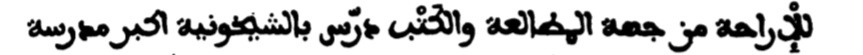
#> input picture data/interim/LINES KHALIL/segment_no_3_expl.jpg, 863 x 55 px
$ jupyter execute 3.0-word_segmentation.ipynb   (older library calls are emulated)
#> lines starting #> are read from the running program, lines starting #| are printed output that depends on the picture; after the words box and inside, x2 and y2 are one past the last pixel; in counts of white or black regions, pixels touching at a corner belong together
#> further down, image_proportion is the input picture: shape (55, 863, 3); min 0, max 255, mean 205.8
[cell 1]
import cv2
import numpy as np
import os
import matplotlib.pyplot as plt
from PIL import Image

SEGMENTED_FILE = '../data/interim/LINES KHALIL/segment_no_3_expl.jpg'

[cell 2]
def shear(img, m=-0.5):
#> called with m = -0.3
    width, height = img.size
#> width = 863; height = 55
    xshift = abs(m)*width/20
#> xshift = 12.94
    new_width = width + int(round(xshift))
#> new_width = 876
    img = img.transform((new_width, height), Image.AFFINE,
            (1, m, -xshift if m > 0 else 0, 0, 1, 0), Image.BICUBIC)
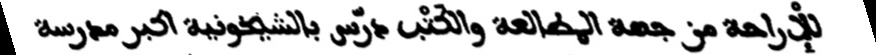
#> img: PIL image 876x55 L; min 0, max 255, mean 202.4
    return(np.array(img)[:, 20:-20])
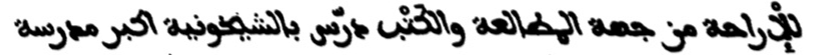
#> returned value: shape (55, 836); min 0, max 255, mean 204

[cell 3]
image_proportion = cv2.imread(SEGMENTED_FILE)
image_proportion = cv2.cvtColor(image_proportion, cv2.COLOR_RGB2GRAY)

[cell 4]
plt.imshow(image_proportion)

[cell 5]
image_proportion = shear(Image.fromarray(image_proportion), -0.3)
plt.imshow(image_proportion)

[cell 6]
hist = 255-image_proportion.mean(axis=0)
#> hist = 836 values, max 153.7 at index 787, min 0 at index 0, mean 51.03
interruption = hist > 20

[cell 7]
plt.plot(interruption)
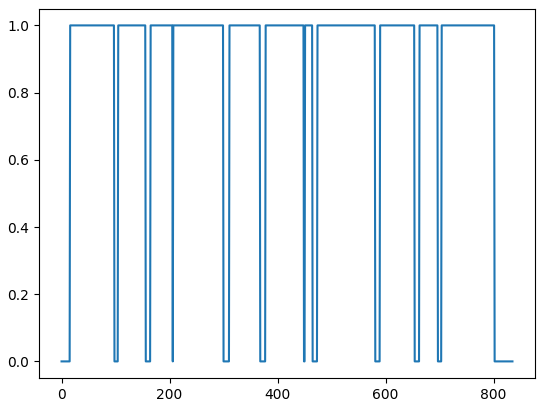
#> figure drawn by matplotlib, 1 panel; curve peaks at x = 16, y = 1

[cell 8]
mask = image_proportion * interruption
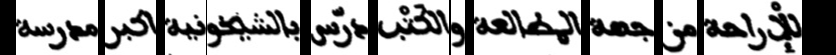
#> mask: shape (55, 836); min 0, max 255, mean 166.7

[cell 9]
fg = cv2.bitwise_or(image_proportion, image_proportion, mask=mask)

[cell 10]
plt.imshow(fg)

[cell 11]
im2, ctrs, hier = cv2.findContours(fg.copy(), cv2.RETR_EXTERNAL, cv2.CHAIN_APPROX_SIMPLE)
#> ctrs = 12 contours, 1 with area under 20; largest, box (x1, y1, x2, y2) and area: (474, 0, 581, 55) 5721, (704, 0, 802, 55) 5238, (207, 0, 300, 55) 4968, (16, 0, 98, 55) 4371, (378, 0, 449, 55) 3780

[cell 12]
sorted_ctrs = sorted(ctrs, key=lambda ctr: cv2.boundingRect(ctr)[0])
#> sorted_ctrs has the same summary as ctrs

for i, ctr in enumerate(sorted_ctrs):
    # Get bounding box
    x, y, w, h = cv2.boundingRect(ctr)

    # Getting ROI
    roi = fg[y:y+h, x:x+w]

    # show ROI
    cv2.imshow('segment no:'+str(i),roi)
    cv2.rectangle(fg,(x,y),( x + w, y + h ),(90,0,255),2)
    cv2.waitKey(0)
    cv2.destroyAllWindows()
#> this loop made 12 passes
#> (ctr, x, y, w, h) on passes 5, 6, 7, 8, 11, 12: ([[207, 0], [207, 54], [299, 54], [299, 0]], 207, 0, 93, 55), ([[311, 0], [311, 54], [367, 54], [367, 0]], 311, 0, 57, 55), ([[378, 0], [378, 54], [448, 54], [448, 0]], 378, 0, 71, 55), ([[451, 0], [451, 54], [464, 54], [464, 0]], 451, 0, 14, 55), ([[663, 0], [663, 54], [696, 54], [696, 0]], 663, 0, 34, 55), ([[704, 0], [704, 54], [801, 54], [801, 0]], 704, 0, 98, 55)
#> (x, y, w, h) on passes 1, 2, 4, 9, 10: (16, 0, 82, 55), (105, 0, 51, 55), (165, 0, 41, 55), (474, 0, 107, 55), (590, 0, 64, 55)
#> pass 1, `roi = fg[y:y+h, x:x+w]`:
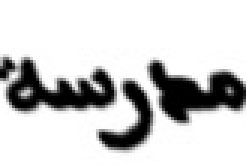
#> roi: shape (55, 82) (shown 3 times larger); min 0, max 255, mean 205.8
#> pass 2, `roi = fg[y:y+h, x:x+w]`:
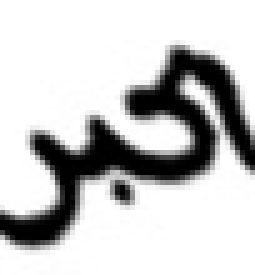
#> roi: shape (55, 51) (shown 5 times larger); min 0, max 255, mean 199.3
#> after the loop:
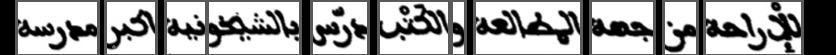
#> fg: shape (55, 836); 11.99% of pixels changed, all inside (x1, y1, x2, y2) = (15, 0, 804, 55)
cv2.imshow('marked areas',fg)
cv2.waitKey(0)
cv2.destroyAllWindows()

$ run again, with data/interim/LINES KHALIL/segment_no_0_expl.jpg copied over data/interim/LINES KHALIL/segment_no_3_expl.jpg
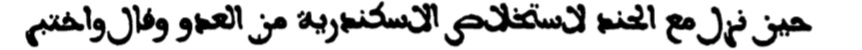
#> input picture data/interim/LINES KHALIL/segment_no_0_expl.jpg, 862 x 50 px
#> image_proportion is the input picture: shape (50, 862, 3); min 0, max 255, mean 202.7
#> image_proportion: shape (50, 862)
#> hist = 835 values, max 137.2 at index 118, min 0 at index 0, mean 54.26
#> ctrs = 16 contours, 2 with area under 20; largest, box (x1, y1, x2, y2) and area: (436, 0, 573, 50) 6664, (317, 0, 425, 50) 5242, (16, 0, 79, 50) 3038, (167, 0, 230, 50) 3037, (583, 0, 643, 50) 2891
#> sorted_ctrs has the same summary as ctrs
#> the loop `for i, ctr in enumerate(sorted_ctrs):` made 16 passes
#> (ctr, x, y, w, h) on passes 1, 2, 3, 4, 6, 9, 10: ([[16, 0], [16, 49], [78, 49], [78, 0]], 16, 0, 63, 50), ([[80, 0], [80, 49], [94, 49], [94, 0]], 80, 0, 15, 50), ([[98, 0], [98, 49], [140, 49], [140, 0]], 98, 0, 43, 50), ([[143, 0], [143, 49], [157, 49], [157, 0]], 143, 0, 15, 50), ([[240, 0], [240, 49], [273, 49], [273, 0]], 240, 0, 34, 50), ([[436, 0], [436, 49], [572, 49], [572, 0]], 436, 0, 137, 50), ([[583, 0], [583, 49], [642, 49], [642, 0]], 583, 0, 60, 50)
#> pass 1, `roi = fg[y:y+h, x:x+w]`:
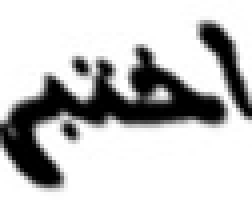
#> roi: shape (50, 63) (shown 4 times larger); min 0, max 255, mean 193.9
#> after the loop `for i, ctr in enumerate(sorted_ctrs):`:
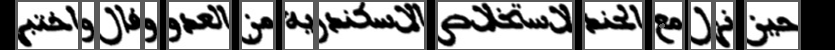
#> fg: shape (50, 835); min 0, max 255, mean 148.5

$ run again, with data/interim/LINES KHALIL/segment_no_1_expl.jpg copied over data/interim/LINES KHALIL/segment_no_3_expl.jpg
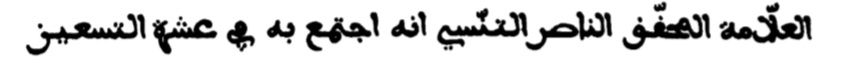
#> input picture data/interim/LINES KHALIL/segment_no_1_expl.jpg, 861 x 57 px
#> image_proportion is the input picture: shape (57, 861, 3); min 0, max 255, mean 209.2
#> image_proportion: shape (57, 861)
#> hist = 834 values, max 134 at index 759, min 0 at index 0, mean 47.44
#> ctrs = 12 contours, 2 with area under 20; largest, box (x1, y1, x2, y2) and area: (22, 0, 135, 57) 6266, (709, 0, 801, 57) 5094, (428, 0, 517, 57) 4924, (616, 0, 700, 57) 4647, (521, 0, 601, 57) 4420
#> sorted_ctrs has the same summary as ctrs
#> the loop `for i, ctr in enumerate(sorted_ctrs):` made 12 passes
#> (x, y, w, h) on passes 1, 2, 7, 9, 10, 11, 12: (22, 0, 113, 57), (142, 0, 64, 57), (295, 0, 73, 57), (428, 0, 89, 57), (521, 0, 80, 57), (616, 0, 84, 57), (709, 0, 92, 57)
#> pass 1, `roi = fg[y:y+h, x:x+w]`:
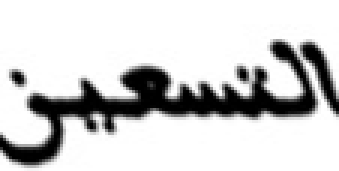
#> roi: shape (57, 113) (shown 3 times larger); min 0, max 255, mean 206.7
#> after the loop `for i, ctr in enumerate(sorted_ctrs):`:
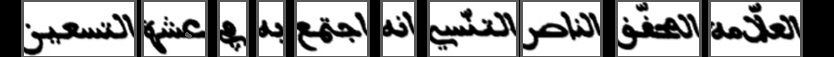
#> fg: shape (57, 834); min 0, max 255, mean 154

$ run again, with data/interim/LINES KHALIL/segment_no_2_expl.jpg copied over data/interim/LINES KHALIL/segment_no_3_expl.jpg
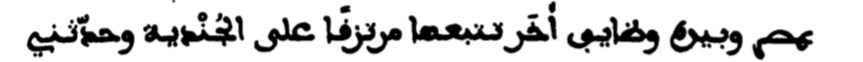
#> input picture data/interim/LINES KHALIL/segment_no_2_expl.jpg, 863 x 62 px
#> image_proportion is the input picture: shape (62, 863, 3); min 0, max 255, mean 212.8
#> image_proportion: shape (62, 863)
#> hist = 836 values, max 104.3 at index 331, min 0 at index 0, mean 43.73
#> ctrs = 15 contours, 4 with area under 20; largest, box (x1, y1, x2, y2) and area: (134, 0, 234, 62) 6034, (396, 0, 492, 62) 5640, (559, 0, 652, 62) 5612, (20, 0, 111, 62) 5440, (311, 0, 392, 62) 4878
#> sorted_ctrs has the same summary as ctrs
#> the loop `for i, ctr in enumerate(sorted_ctrs):` made 15 passes
#> (x, y, w, h) on passes 1, 4, 5, 6, 7, 11: (20, 0, 91, 62), (134, 0, 100, 62), (248, 0, 57, 62), (311, 0, 81, 62), (396, 0, 96, 62), (503, 0, 44, 62)
#> after the loop `for i, ctr in enumerate(sorted_ctrs):`:
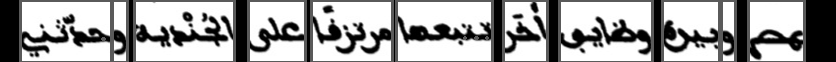
#> fg: shape (62, 836); min 0, max 255, mean 163.1
